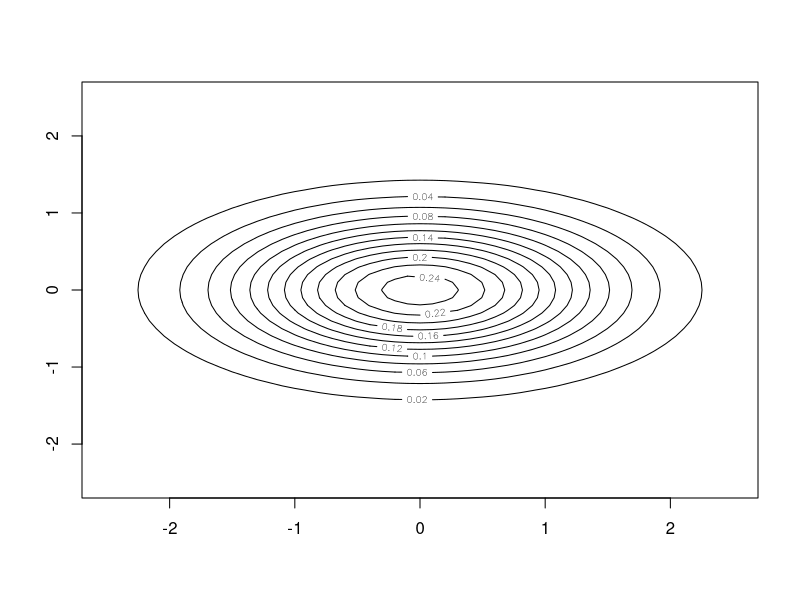
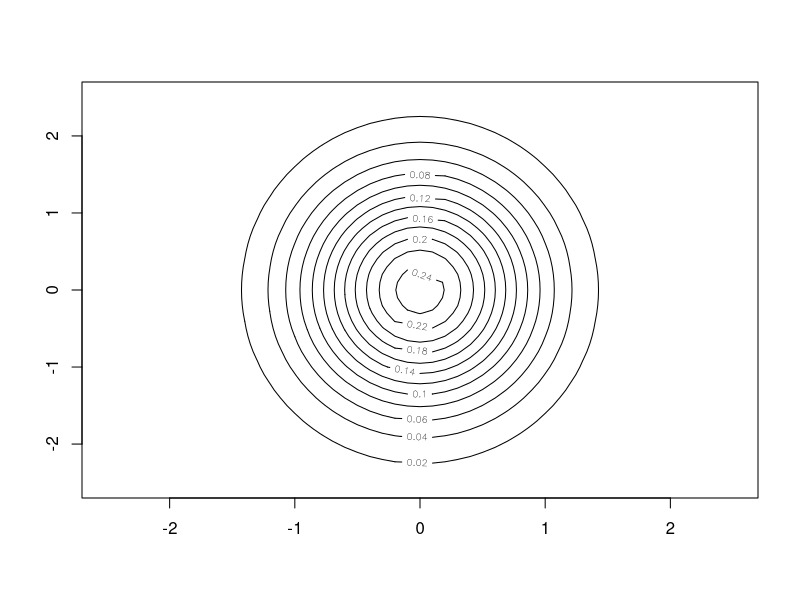
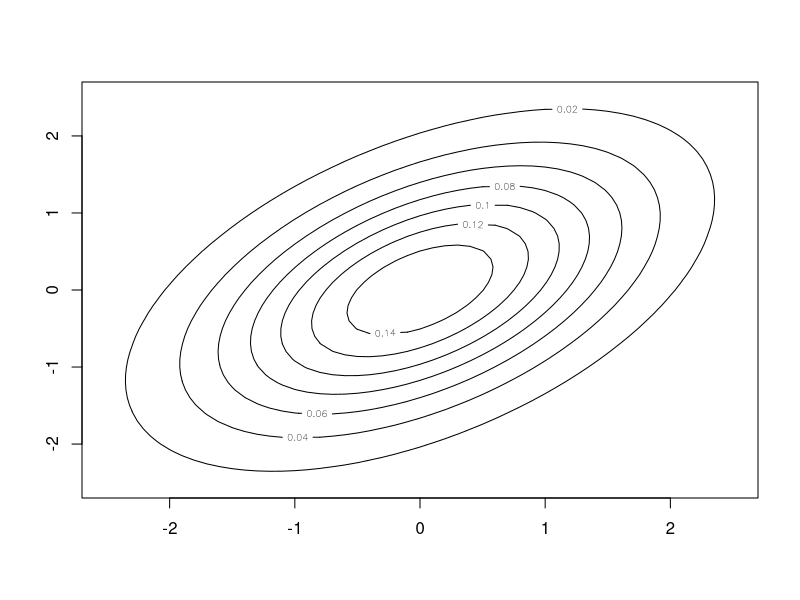

Source code (R) for these figures, in order:
line <- function(m,A)
{
	determ<-det(A)
	
	sol<-solve(A)
	
	c <- sol[1,1]
	d <- sol[1,2]
	e <- sol[2,1]
	f <- sol[2,2]
	
	g <- m[1]
	h <- m[2]
	
	x <- seq(-2.5, 2.5, 0.1)
	y <- seq(-2.5, 2.5, 0.1)
	
	A <- c
	B <- f
	C <- e+d
	D <- -2*g*c-h*e-h*d
	E <- -2*h*f-g*e-g*d
	F <- g*g*c-g*h*e+g*h*d+h*h*f
	
	func <- function(x, y) {
	  1/(2*pi*sqrt(determ))*exp((-1/2)*(x^2*A + y^2*B + x*y*C + x*D + y*E + F))
	}
	
	z <- outer(x, y, func)
	
	contour(x, y, z)
}

line(c(0,0),matrix(c(1,0,0,0.4),2,2))

line(c(0,0),matrix(c(0.4,0,0,1),2,2))
line(c(0,0),matrix(c(1,0,1,1),2,2))
  
